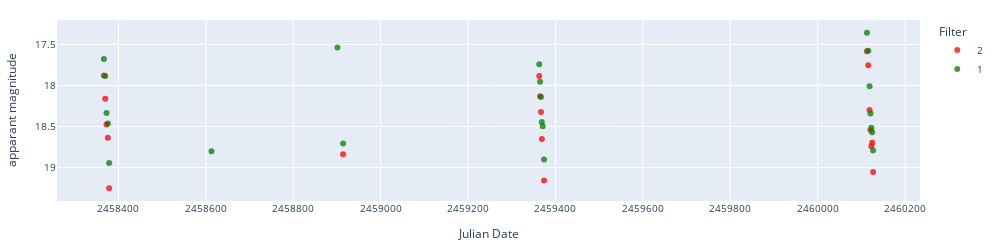

Notebook source saved alongside this figure:
### Markdown cell above
### View individual light curve

### Code cell
# Display lasair difference magnitude and apparent magnitude light curves.

objects = ['ZTF18abthqde']

for object in objects:
    try:
        lc_lasair = load_lasair_lc(object, path=f'../lightcurves_dataset/lasair_{date}')
    except:
        # Create a folder within path for LCs if one does not exist
        if not os.path.exists(f'../lightcurves_dataset/lasair_non_dataset/cache'):
            os.makedirs(f'../lightcurves_dataset/lasair_non_dataset/cache')
        print('Not in dataset')
        download_lasair_lc([object], folderpath=f'../lightcurves_dataset/lasair_non_dataset', cache=f'../lightcurves_dataset/lasair_non_dataset/cache')
        lc_lasair = load_lasair_lc(object, path=f'../lightcurves_dataset/lasair_non_dataset')

    lc_lasair_appmag = lasair_clean(lc_lasair, limit=25, magerrlim=1)

    # print('Lasair difference magnitude')
    # display_lightcurve(lc_lasair,x='jd',y='magpsf',errorCol=errCollasair1)
    print('Lasair apparent magnitude')
    display_lightcurve(lc_lasair_appmag,x='jd',y='dc_mag',errorCol=errCollasair2)

### Figure 1 — Plotly figure (JSON) as saved in the notebook; plotly's stock layout.template omitted (floating-point values rounded to 4 significant figures)
{"data": [{"hovertemplate": "Filter=2<br>Julian Date=%{x}<br>apparant magnitude=%{y}<extra></extra>", "legendgroup": "2", "marker": {"color": "red", "opacity": 0.75, "symbol": "circle"}, "mode": "markers", "name": "2", "orientation": "v", "showlegend": true, "type": "scatter", "x": [2458000.0, 2458000.0, 2458000.0, 2458000.0, 2458000.0, 2459000.0, 2459000.0, 2459000.0, 2459000.0, 2459000.0, 2459000.0, 2460000.0, 2460000.0, 2460000.0, 2460000.0, 2460000.0, 2460000.0, 2460000.0], "xaxis": "x", "y": [17.88, 18.16, 18.48, 18.64, 19.25, 18.84, 17.88, 18.13, 18.32, 18.65, 19.16, 17.58, 17.75, 18.3, 18.54, 18.74, 18.69, 19.05], "yaxis": "y"}, {"hovertemplate": "Filter=1<br>Julian Date=%{x}<br>apparant magnitude=%{y}<extra></extra>", "legendgroup": "1", "marker": {"color": "green", "opacity": 0.75, "symbol": "circle"}, "mode": "markers", "name": "1", "orientation": "v", "showlegend": true, "type": "scatter", "x": [2458000.0, 2458000.0, 2458000.0, 2458000.0, 2458000.0, 2459000.0, 2459000.0, 2459000.0, 2459000.0, 2459000.0, 2459000.0, 2459000.0, 2459000.0, 2459000.0, 2460000.0, 2460000.0, 2460000.0, 2460000.0, 2460000.0, 2460000.0, 2460000.0], "xaxis": "x", "y": [17.68, 17.88, 18.34, 18.46, 18.94, 18.8, 17.54, 18.71, 17.74, 17.96, 18.14, 18.45, 18.5, 18.9, 17.36, 17.58, 18.01, 18.34, 18.51, 18.57, 18.79], "yaxis": "y"}], "layout": {"font": {"size": 10}, "height": 250, "legend": {"title": {"text": "Filter"}, "tracegroupgap": 0}, "margin": {"b": 20, "l": 20, "r": 20, "t": 20}, "width": 1000, "xaxis": {"anchor": "y", "domain": [0, 1], "tickformat": "float", "title": {"text": "Julian Date"}}, "yaxis": {"anchor": "x", "autorange": "reversed", "domain": [0, 1], "title": {"text": "apparant magnitude"}}}}
